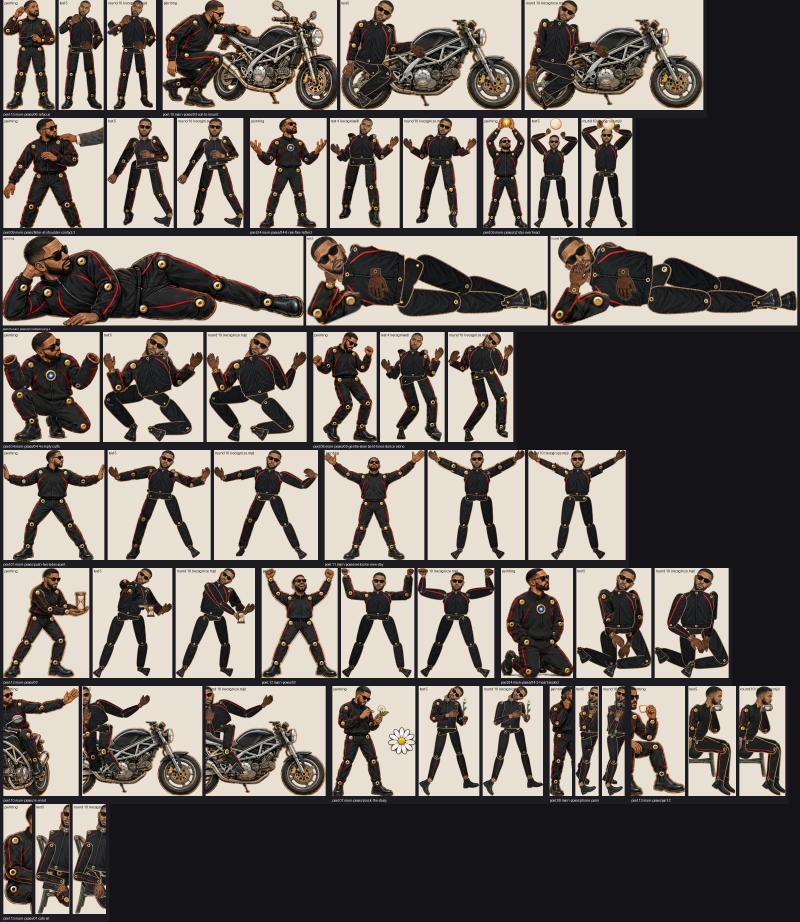
#> input picture shots/skinlab/production/recognition/core_check/round10/gate.jpg, 2400 x 2766 px, given in place of gate.jpg.webp, which was not available (shown at 1/3 size)
$ python gate.py gate.jpg gate.jpg gate.jpg
#> lines starting #> are read from the running program, lines starting #| are printed output that depends on the picture; after the words box and inside, x2 and y2 are one past the last pixel; in counts of white or black regions, pixels touching at a corner belong together; pictures that were not available may be replaced by others from this repository, and a replacement may not be noted
# gate.py OUT RENDERS_DIR ids: painting | last recognised render (test 5; test 4 for rise-flex-reflect and gentle-slow-bent-knee-dance, from git a89f32a/788a3d4 poet/blind) | round 10 render from recognize.mjs (POSES=poses_v2 node recognize.mjs poet -> poet/renders)
import sys, json, os, numpy as np
from PIL import Image, ImageDraw
out, newdir, ids = sys.argv[1], sys.argv[2], sys.argv[3].split(',')
S='/tmp/claude-0/-home-user/f7ade34c-fa5f-538f-b092-e7629f2f6294/scratchpad'; shots='/home/user/wygwyl-world-arch/shots'
T4=('poet.04.main-poses/04-6-rise-flex-reflect','poet.08.main-poses/03-gentle-slow-bent-knee-dance-alone')
H=330; tiles=[]
def fig(im):
    a=np.asarray(im.convert('RGBA')); m=a[...,3]>40
#> after `m = a[..., 3] > 40`: m: shape (2766, 2400) bool; every value is 1
    if m.all() or not m.any(): bg=a[0,0,:3].astype(int); m=np.abs(a[...,:3].astype(int)-bg).sum(2)>30
#> after `bg = a[0, 0, :3].astype(int)`: bg = [29, 29, 31]
#> after `m = np.abs(a[..., :3].astype(int) - bg).sum(2) > 30`:
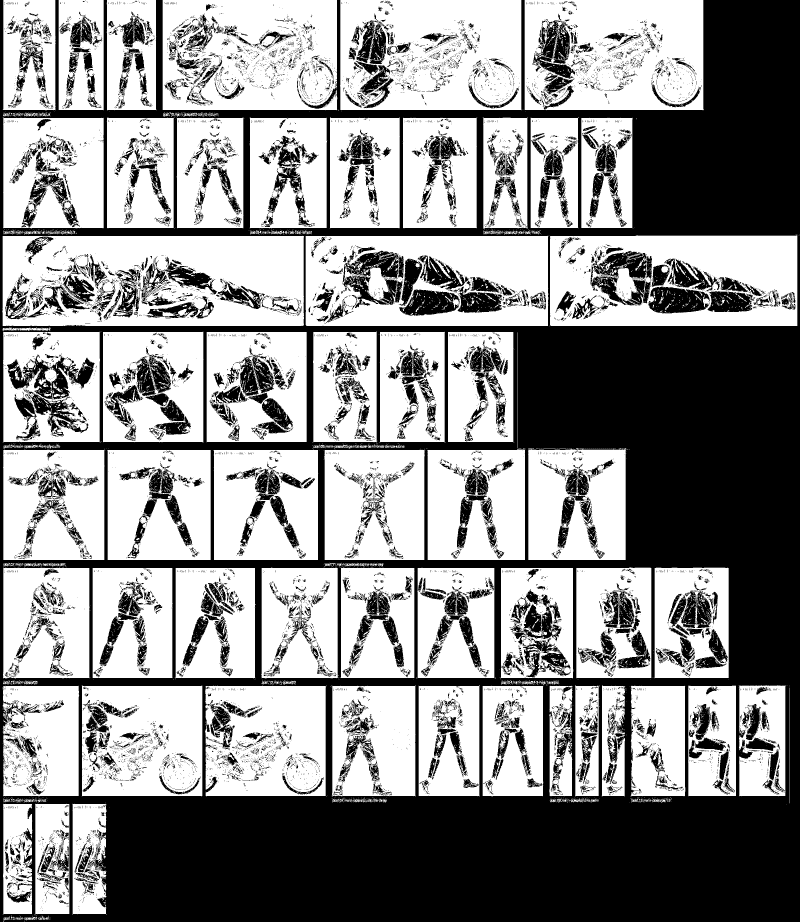
#> m: shape (2766, 2400) bool (shown at 1/3 size); 56.3% white; 15660 black regions (13905 under 20 px), largest, box (x1, y1, x2, y2) and area: (0, 0, 2400, 2766) 2143580, (21, 1064, 284, 1201) 14145, (1537, 1811, 1712, 2029) 11822
    ys,xs=np.nonzero(m); im=im.crop((xs.min(),ys.min(),xs.max()+1,ys.max()+1)).convert('RGBA'); s=H/im.height
#> after `im = im.crop((xs.min(), ys.min(), xs.max() + 1, ys.max() + 1)).convert`:
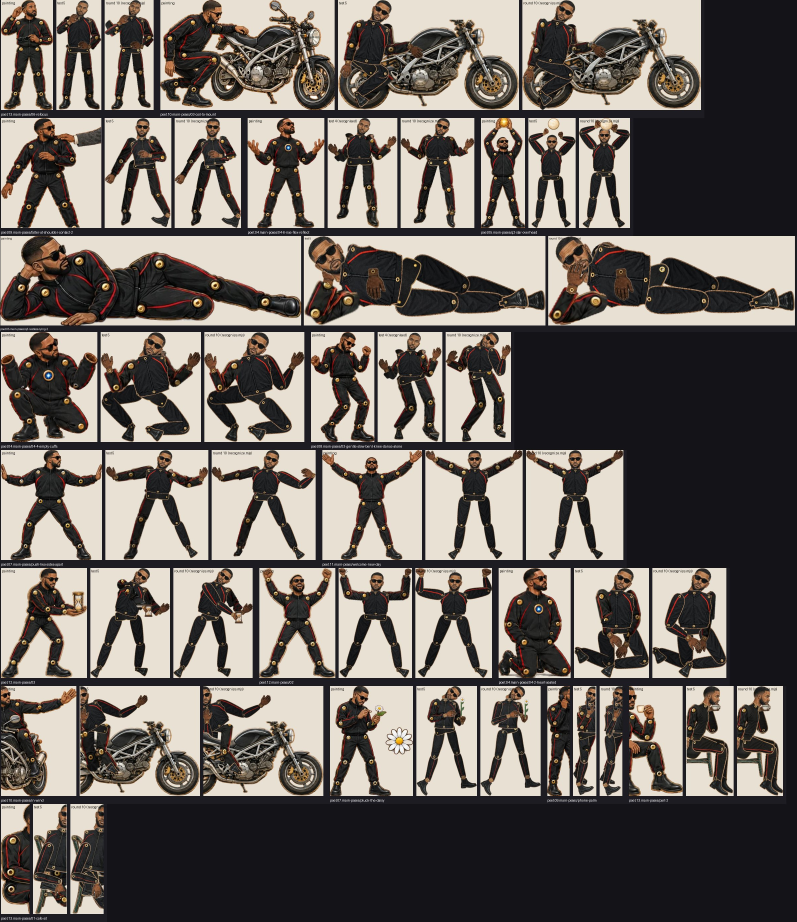
#> im: PIL image 2391x2766 RGBA (shown at 1/3 size); mean R, G, B, A 113.3, 106.4, 100.7, 255
#> after `s = H / im.height`: s = 0.119
    im=im.resize((max(1,int(im.width*s)),H)); b=Image.new('RGBA',im.size,(232,224,210,255)); b.alpha_composite(im); return b.convert('RGB')
#> after `im = im.resize((max(1, int(im.width * s)), H))`:
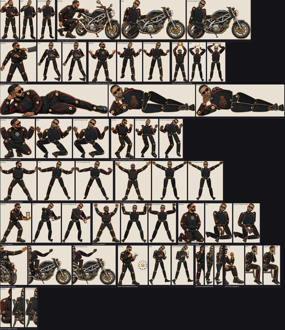
#> im: PIL image 285x330 RGBA; mean R, G, B, A 113.4, 106.5, 100.8, 255
#> after `b = Image.new('RGBA', im.size, (232, 224, 210, 255))`:
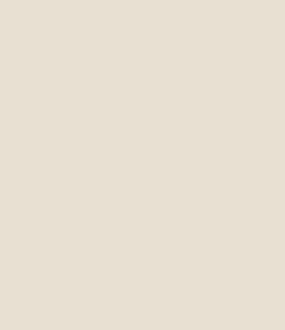
#> b: PIL image 285x330 RGBA; mean R, G, B, A 232, 224, 210, 255
for i in ids:
    safe=i.replace('/','__'); old=(f'{S}/t4/{safe}.jpg','test 4 (recognised)') if i in T4 else (f'{S}/t5/{safe}.jpg','test 5')
#> (the run stopped early here; a loop or call above may not have finished)
